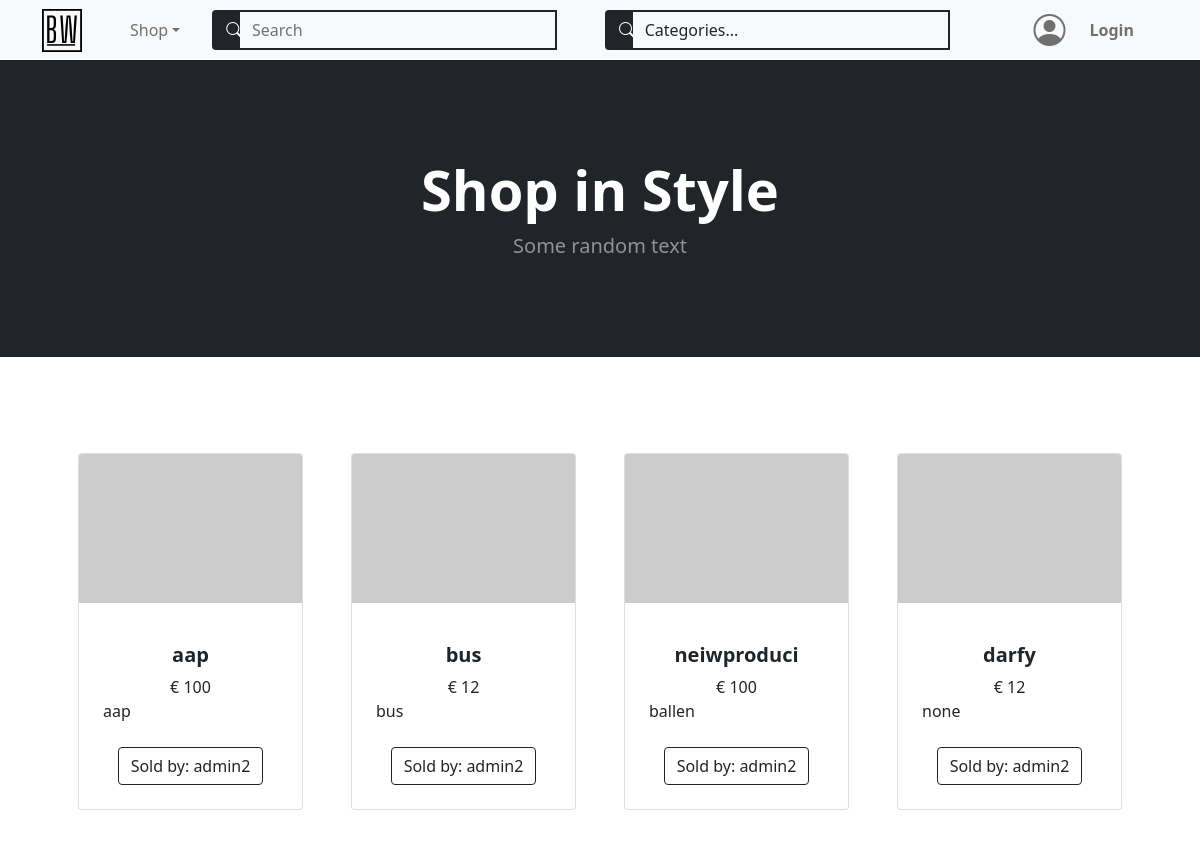
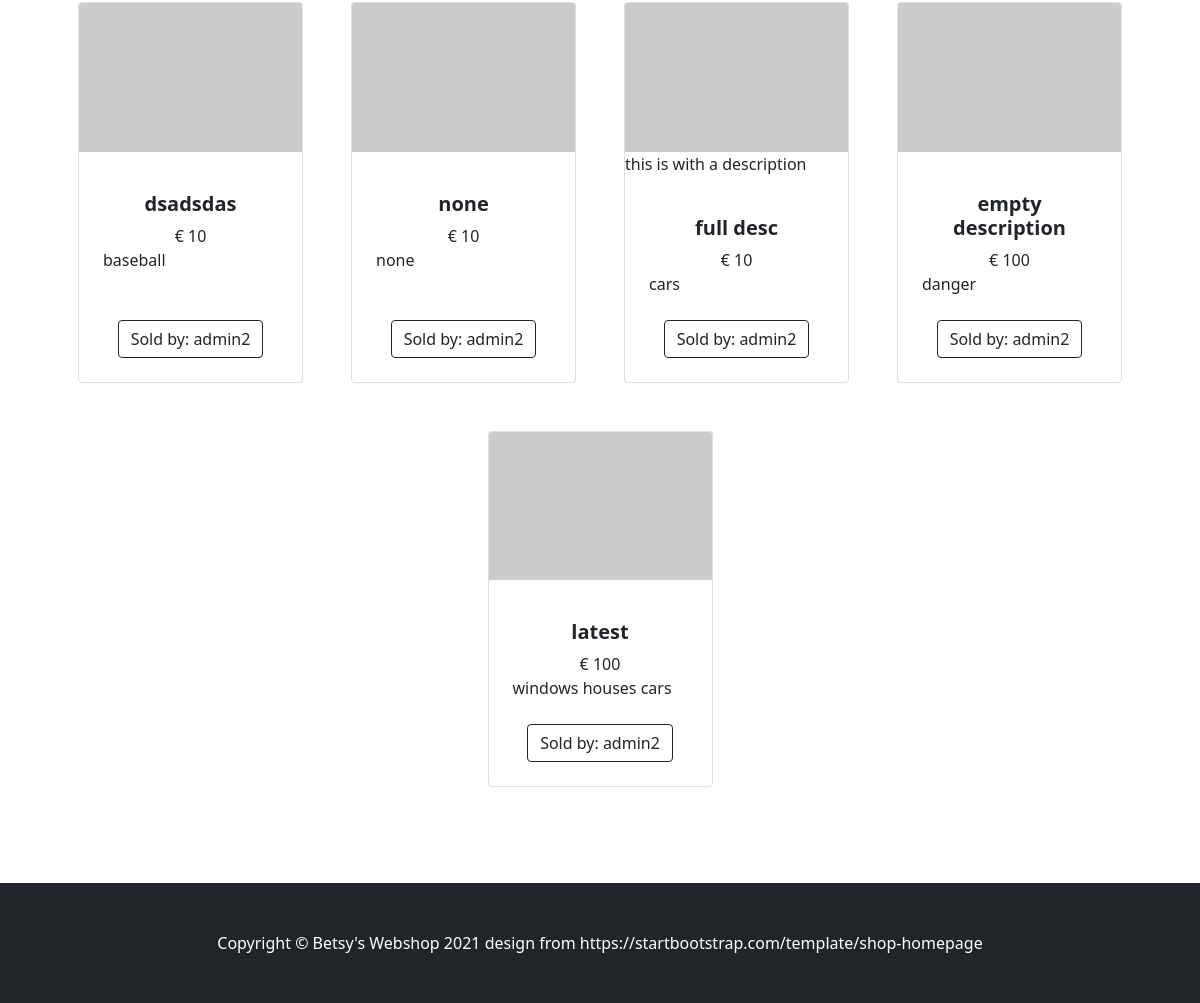
The page /home on the database its author committed (2 pictures, top to bottom).
### models.py (models this page shows)
class BaseModel(db_wrapper.Model):
    class Meta:
        database = db

class Product(BaseModel):
    name = CharField(max_length=50)
    description = TextField(null=True)
    price_per_unit = DecimalField(
        constraints=[Check("price_per_unit >= 0")],
        decimal_places=2,
        auto_round=True,
        null=True,
        default=0,
        max_digits=10,
    )
    stock = IntegerField(default=1)
    owner = ForeignKeyField(User, backref="products")
    date_posted = DateTimeField(formats="%Y-%m-%d %H:%M", default=datetime.now())

class ProductTag(BaseModel):
    product = ForeignKeyField(Product, index=True, backref="tags")
    tag = ForeignKeyField(Tag, index=True, backref="products")

class Tag(BaseModel):
    name = CharField(unique=True, max_length=30)

class User(BaseModel, UserMixin):
    first_name = CharField(index=True, max_length=30, null=True)
    last_name = CharField(max_length=120, null=True)
    address = CharField(max_length=200, null=True)
    city = CharField(max_length=50, null=True)
    country = CharField(max_length=50, null=True)
    cc_number = IntegerField(unique=True, null=True)
    username = CharField(index=True, max_length=30, unique=True)
    email = CharField(index=True, max_length=50, unique=True)
    password = CharField(max_length=20)

### routes.py (the view)
@app.route("/", methods=["GET", "POST"])
@app.route("/home", methods=["GET", "POST"])
def home():
    users = User.select()
    products = Product.select().order_by(Product.id.desc())
    login_form = LoginForm()
    register_form = RegistrationForm()
    search_term_form = SearchByTermForm()
    search_tag_form = SearchByTagForm()
    search_tag_form.search_tag.choices = get_alpha_tag_names()
    return render_template(
        "index.html",
        title="Home",
        users=users,
        products=products,
        login_form=login_form,
        register_form=register_form,
        search_term_form=search_term_form,
        search_tag_form=search_tag_form,
    )

### forms.py (shortened to what this page needs)
class LoginForm(FlaskForm):
    email = StringField(
        "Email", validators=[InputRequired(), Length(min=5, max=50), Email()]
    )
    password = PasswordField("Your Password", validators=[InputRequired()])
    login = SubmitField("Login!")

class RegistrationForm(FlaskForm):
    username = StringField(
        "Username",
        validators=[InputRequired(), Length(min=5, max=30)],
    )
    email = StringField(
        "Email", validators=[InputRequired(), Length(min=5, max=50), Email()]
    )
    password = PasswordField(
        "Set Password",
        validators=[
            InputRequired(),
            EqualTo(
                "password_confirm", message="Password must be identical in both inputs"
            ),
            Length(min=5, max=20),
        ],
    )
    password_confirm = PasswordField("Confirm Password")
    submit = SubmitField("Sign Up")

### main.py (called while the page is built)
def get_alpha_tag_names() -> tuple[Tag]:
    tags = Tag.select().order_by(Tag.name)
    tag_list = [(tag.name, tag.name) for tag in tags]
    tag_list.insert(0, (None, "Categories..."))
    return tag_list

### routes.py (called while the page is built)
@app.context_processor
def string_to_date_to_string():
    def format_string(date_str):
        format = "%Y-%m-%d %H:%M:%S.%f"
        dt_object = datetime.strptime(date_str, format)
        format = "%Y, %B %w, %H%Mh"
        dt_string = dt_object.strftime(format)
        return dt_string
    return dict(format_string=format_string)

### templates/index.html
{% extends "base.html" %} {% block content %}
<section class="py-5">
  <div class="container px-4 px-lg-5 mt-5">
    <div
      class="
        row
        gx-4 gx-lg-5
        row-cols-2 row-cols-md-3 row-cols-xl-4
        justify-content-center
      "
    >
      {% for product in products %}
      <div class="col mb-5">
        <div class="card h-100">
          <img
            class="card-img-top"
            src="https://dummyimage.com/450x300/dee2e6/6c757d.jpg"
            alt="..."
          />
          <p>{{product.description}}</p>
          <div class="card-body p-4">
            <div class="text-center">
              <h5 class="fw-bolder">{{product.name}}</h5>
              € {{product.price_per_unit}}
            </div>
            {%for pt in product.tags%} {{pt.tag.name}} {%endfor%}
          </div>
          <div class="card-footer p-4 pt-0 border-top-0 bg-transparent">
            <div class="text-center">
              <a class="btn btn-outline-dark mt-auto" href="#"
                >Sold by: {{product.owner.username}}</a
              >
            </div>
          </div>
        </div>
      </div>
      {% endfor %}
    </div>
  </div>
</section>
{% endblock content %}

### templates/base.html (shortened to what this page needs)
<!DOCTYPE html>
<html lang="en">
  <head>
    <link
      href="https://cdn.jsdelivr.net/npm/bootstrap@5.0.2/dist/css/bootstrap.min.css"
      rel="stylesheet"
    />
    <link
      href="{{url_for('static', filename='styles.css')}}"
      rel="stylesheet"
    />
    <link
      href="https://cdn.jsdelivr.net/npm/bootstrap-icons@1.5.0/font/bootstrap-icons.css"
      rel="stylesheet"
    />
  </head>
  <body>
    {% include "navbar.html" %}
    {% block header%}
    <header class="bg-dark py-5">
      <div class="container px-4 px-lg-5 my-5">
        <div class="text-center text-white">
          {% if banner_info %}
          <h1 class="display-4 fw-bolder font">{{ banner_info }}</h1>
          {% else %}
          <h1 class="display-4 fw-bolder font">Shop in Style</h1>
          {% endif %}
          <p class="lead fw-normal text-white-50 mb-0">Some random text</p>
        </div>
      </div>
    </header>
    {% endblock header %}
     {% block content%} {% endblock content %}
    {% include "footer.html" %}
  </body>
</html>

### templates/navbar.html (shortened to what this page needs)
<nav
  class="navbar navbar-expand-md navbar-light bg-light sticky-top"
  style="height: 60px"
>
  <div class="container">
    <a class="navbar-brand" href="{{url_for('home') }}"
      ><img
        src="{{url_for('static', filename='assets/brand.svg')}}"
        alt=""
        width="40"
        class="d-inline-block align-text-top"
    /></a>
    <div class="collapse navbar-collapse" id="navbarSupportedContent">
      <ul class="container navbar-nav me-auto mb-2 mb-lg-0 ms-lg-4">
        <li class="nav-item dropdown">
          <a
            class="nav-link dropdown-toggle"
            id="navbarDropdown"
            href="#"
            role="button"
            data-bs-toggle="dropdown"
            aria-expanded="false"
            >Shop</a
          >
        </li>
        {% include "searchbar.html" %}
      </ul>
      <ul class="navbar-nav mb-2 mb-lg-0 ms-lg-4 mx-2">
        {% if current_user.is_authenticated %}
        <li class="nav-item dropdown">
          <i
            class="bi bi-person-circle mx-3"
            id="navbarDropdown"
            role="button"
            data-bs-toggle="dropdown"
            aria-expanded="false"
            style="font-size: 2rem"
          ></i>
          <ul class="dropdown-menu" aria-labelledby="navbarDropdown">
            <li>
              <a class="dropdown-item" href="{{ url_for('account') }}"
                >Edit Account</a
              >
            </li>
            <li><hr class="dropdown-divider" /></li>
            <li><a class="dropdown-item" href="#!">Popular Items</a></li>
            <li>
              <a class="dropdown-item" href="{{url_for('logout')}}">Logout</a>
            </li>
          </ul>
        </li>
        <form class="d-flex">
          <i class="bi bi-basket-fill" style="font-size: 2rem"></i>
        </form>
        {% else %}
        <li
          class="nav-link fw-bolder d-flex align-items-center login-btn"
          data-bs-toggle="modal"
          href="#loginModalToggle"
          role="button"
        >
          <i
            class="bi bi-person-circle mx-3 login-icon"
            style="font-size: 2rem"
          ></i>
          <a class="nav-link" role="button">Login</a>
        </li>
        {% endif %}
      </ul>
    </div>
  </div>
</nav>

### templates/searchbar.html (shortened to what this page needs)
<form action="{{url_for('search')}}" method="POST" class="container ms-4">
  <div class="input-group row">
    <span
      class="
        input-group-text
        bg-dark
        col-1
        border border-2 border-dark border-end-0
      "
      style="max-width: 40px"
    >
      <i class="bi bi-search" style="color: white"></i
    ></span>
    {{search_term_form.search_term(class="position-relative form-control col-8
    rounded-0 btn-dark bg-light text-dark border-2 border-start-0",
    placeholder="Search")}}
  </div>
</form>
<form action="{{url_for('search')}}" method="POST" class="container ms-4">
  <div class="input-group row">
    <span
      class="
        input-group-text
        bg-dark
        col-1
        border border-2 border-dark border-end-0
      "
      style="max-width: 40px"
    >
      <i class="bi bi-search" style="color: white"></i
    ></span>
    {{search_tag_form.search_tag(class="position-relative form-control col-8
    rounded-0 btn-dark bg-light text-dark border-2 border-start-0",
    placeholder="Search")}}
  </div>
</form>

### templates/footer.html
<footer class="py-5 bg-dark">
  <div class="container">
    <p class="m-0 text-center text-white">
      Copyright &copy; Betsy's Webshop 2021 design from
      https://startbootstrap.com/template/shop-homepage
    </p>
  </div>
</footer>

### static/styles.css (style rules this page uses)
.login-icon.bi.bi-person-circle { transition: 0.4s transform ease-in; }

### rows shown on the page
Product: name "aap", price_per_unit "100", owner.username "admin2"
ProductTag: tag.name "aap"
Product: name "bus", price_per_unit "12", owner.username "admin2"
ProductTag: tag.name "bus"
Product: name "neiwproduci", price_per_unit "100", owner.username "admin2"
ProductTag: tag.name "ballen"
Product: name "darfy", price_per_unit "12", owner.username "admin2"
ProductTag: tag.name "none"
Product: name "dsadsdas", price_per_unit "10", owner.username "admin2"
ProductTag: tag.name "baseball"
Product: name "none", price_per_unit "10", owner.username "admin2"
ProductTag: tag.name "none"
Product: description "this is with a description", name "full desc", price_per_unit "10", owner.username "admin2"
ProductTag: tag.name "cars"
Product: name "empty description", price_per_unit "100", owner.username "admin2"
ProductTag: tag.name "danger"
Product: name "latest", price_per_unit "100", owner.username "admin2"
ProductTag: tag.name "windows"
ProductTag: tag.name "houses"
ProductTag: tag.name "cars"
